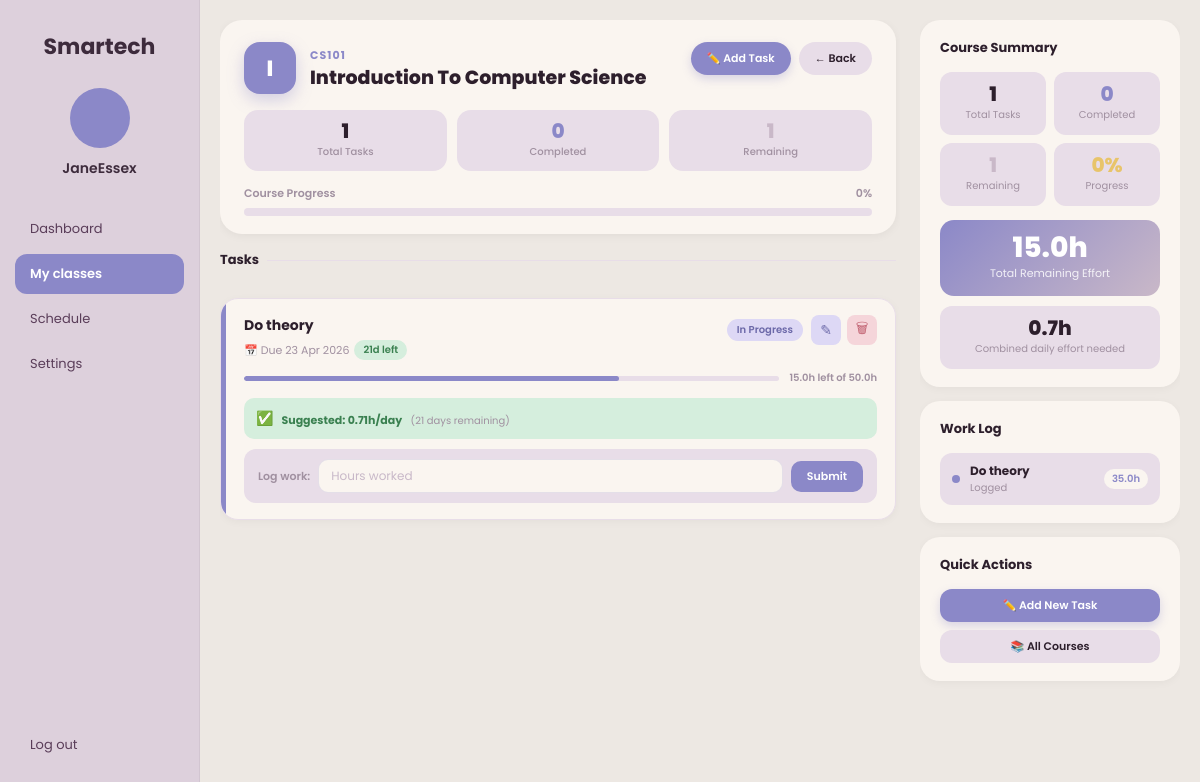
/course/1 (signed in), run on the app's committed database.
### models.py (models this page shows, shortened)
class User(UserMixin, db.Model):
    id = db.Column(db.Integer, primary_key=True)
    username = db.Column(db.String(100), unique=True, nullable=False)
    email = db.Column(db.String(150), unique=True, nullable=False)
    password_hash = db.Column(db.String(200), nullable=False)
    is_admin = db.Column(db.Boolean, default=False, nullable=False)
    courses = db.relationship('Course', backref='user', lazy=True)
    tasks = db.relationship('Task', backref='user', lazy=True)
    otp_code = db.Column(db.String(6), nullable=True)
    otp_expiry = db.Column(db.DateTime, nullable=True)

class Course(db.Model):
    id = db.Column(db.Integer, primary_key=True)
    course_name = db.Column(db.String(150), nullable=False)
    course_code = db.Column(db.String(50), nullable=False)
    user_id = db.Column(db.Integer, db.ForeignKey('user.id'), nullable=False)
    tasks = db.relationship('Task', backref='course', lazy=True)

class Task(db.Model):
    id = db.Column(db.Integer, primary_key=True)
    title = db.Column(db.String(200), nullable=False)
    description = db.Column(db.Text, nullable=True)
    deadline = db.Column(db.Date, nullable=False)
    total_effort_hours = db.Column(db.Float, nullable=False)
    remaining_effort_hours = db.Column(db.Float, nullable=False)
    created_at = db.Column(db.DateTime, default=datetime.utcnow)
    user_id = db.Column(db.Integer, db.ForeignKey('user.id'), nullable=False)
    course_id = db.Column(db.Integer, db.ForeignKey('course.id'), nullable=False)
    progress_logs = db.relationship('ProgressLog', backref='task', lazy=True)

class ProgressLog(db.Model):
    id = db.Column(db.Integer, primary_key=True)
    date = db.Column(db.Date, default=lambda: datetime.utcnow().date())
    effort_completed_hours = db.Column(db.Float, nullable=False)
    task_id = db.Column(db.Integer, db.ForeignKey('task.id'), nullable=False)

### app.py (the view)
@app.route("/course/<int:course_id>")
@login_required
def course_detail(course_id):
    course = Course.query.get_or_404(course_id)
    if course.user_id != current_user.id:
        return "Unauthorized", 403
    tasks = Task.query.filter_by(course_id=course.id).all()
    return render_template(
        "course_detail.html",
        course=course,
        tasks=tasks,
        today=date.today()
    )

### app.py (called while the page is built)
@login_manager.user_loader
def load_user(user_id):
    return User.query.get(int(user_id))

### templates/course_detail.html (shortened to what this page needs)
{% extends "base.html" %}
{% block content %}
{% set total_tasks     = tasks | length %}
{% set done_tasks      = tasks | selectattr('remaining_effort_hours', 'equalto', 0) | list | length %}
{% set remaining_tasks = total_tasks - done_tasks %}
{% set total_effort    = tasks | sum(attribute='remaining_effort_hours') %}
{% set pct_done        = ((done_tasks / total_tasks) * 100) | round | int if total_tasks > 0 else 0 %}
{% set accent_colors   = ['#8b88c8','#c9b8c8','#e8c46a','#a8c8a8','#d9a3b3'] %}
<div class="cd-main">
  <div class="course-hero">
    <div class="hero-top">
      <div class="hero-identity">
        <div class="hero-icon">{{ course.course_name[0].upper() }}</div>
        <div class="hero-text">
          <div class="hero-code">{{ course.course_code }}</div>
          <h2 class="hero-name">{{ course.course_name }}</h2>
        </div>
      </div>
      <div class="hero-actions">
        <a href="{{ url_for('add_task') }}" class="hero-btn btn-add">✏️ Add Task</a>
        <a href="{{ url_for('courses') }}" class="hero-btn btn-back">← Back</a>
      </div>
    </div>
    <div class="hero-progress">
      <div class="prog-stat">
        <div class="prog-stat-num">{{ total_tasks }}</div>
        <div class="prog-stat-label">Total Tasks</div>
      </div>
      <div class="prog-stat">
        <div class="prog-stat-num" style="color:var(--purple);">{{ done_tasks }}</div>
        <div class="prog-stat-label">Completed</div>
      </div>
      <div class="prog-stat">
        <div class="prog-stat-num" style="color:var(--pink);">{{ remaining_tasks }}</div>
        <div class="prog-stat-label">Remaining</div>
      </div>
    </div>
    <div class="progress-row">
      <div class="progress-label">
        <span>Course Progress</span>
        <span>{{ pct_done }}%</span>
      </div>
      <div class="progress-track">
      </div>
    </div>
  </div>
  <p class="section-title">Tasks</p>
  {% if tasks %}
    {% for task in tasks | sort(attribute='deadline') %}
      {% set days_left = (task.deadline - today).days %}
      {% set done = task.remaining_effort_hours == 0 %}
      {% set pct_task = (((task.total_effort_hours - task.remaining_effort_hours) / task.total_effort_hours) * 100) | round | int if task.total_effort_hours > 0 else 0 %}
      <div class="task-card" style="animation-delay:{{ 0.05 + loop.index0 * 0.06 }}s">
        <div class="task-card-inner">
          <div class="task-accent" style="background:{{ accent_colors[loop.index0 % 5] }};"></div>
          <div class="task-body">
            <div class="task-top-row">
              <div>
                <div class="task-title">{{ task.title }}</div>
                <div class="task-deadline">
                  📅 Due {{ task.deadline.strftime('%d %b %Y') }}
                  {% if done %}
                    <span class="deadline-pill pill-green">✓ done</span>
                  {% elif days_left < 0 %}
                    <span class="deadline-pill pill-red">⚠ overdue</span>
                  {% elif days_left <= 3 %}
                    <span class="deadline-pill pill-yellow">{{ days_left }}d left</span>
                  {% else %}
                    <span class="deadline-pill pill-green">{{ days_left }}d left</span>
                  {% endif %}
                </div>
              </div>
              <div style="display:flex; align-items:center; gap:8px;">
                {% if done %}
                  <span class="status-badge status-done">Completed</span>
                {% elif task.remaining_effort_hours < task.total_effort_hours %}
                  <span class="status-badge status-inprogress">In Progress</span>
                {% else %}
                  <span class="status-badge status-notstarted">Not Started</span>
                {% endif %}
                <div class="task-actions">
                  <a href="{{ url_for('edit_task', task_id=task.id) }}" class="icon-btn icon-edit" title="Edit">✎</a>
                  <a href="{{ url_for('delete_task', task_id=task.id) }}" class="icon-btn icon-delete" title="Delete"
                     onclick="return confirm('Delete this task?')">🗑</a>
                </div>
              </div>
            </div>
            <div class="effort-row">
              <div class="effort-track">
                <div class="effort-fill" style="width:{{ pct_task }}%; background:{{ accent_colors[loop.index0 % 5] }};"></div>
              </div>
              <span class="effort-label">{{ task.remaining_effort_hours }}h left of {{ task.total_effort_hours }}h</span>
            </div>
            {% if not done %}
              {% if days_left > 0 %}
                {% set daily = (task.remaining_effort_hours / days_left) | round(2) %}
                {% set overload = daily > 4 %}
              {% else %}
                {% set daily = task.remaining_effort_hours %}
                {% set overload = true %}
              {% endif %}
              <div class="daily-effort-row" style="
                background: {% if overload %}#f5d5da{% elif daily > 2 %}#fdf0d0{% else %}#d5eedd{% endif %};
                border-radius: 10px; padding: 8px 12px;
                display: flex; align-items: center; gap: 8px;
                margin-bottom: 10px;
              ">
                <span style="font-size:14px;">{% if overload %}⚠️{% elif daily > 2 %}⏳{% else %}✅{% endif %}</span>
                <div style="flex:1;">
                  <span style="font-size:11px; font-weight:700;
                    color: {% if overload %}#c06070{% elif daily > 2 %}#a07820{% else %}#3a8050{% endif %};">
                    Suggested: {{ daily }}h/day
                  </span>
                  <span style="font-size:10px; color:var(--text-muted); margin-left:6px;">
                    ({{ days_left if days_left >= 0 else 0 }} day{{ 's' if days_left != 1 }} remaining)
                  </span>
                </div>
              </div>
            {% endif %}
            {% if not done %}
            <form method="POST" action="{{ url_for('log_progress', task_id=task.id) }}">
              <div class="log-row">
                <span style="font-size:11px; font-weight:600; color:var(--text-muted); white-space:nowrap;">Log work:</span>
                <input class="log-input" type="number" step="0.1" min="0.1"
                       name="hours_logged" placeholder="Hours worked" required>
                <button class="log-btn" type="submit">Submit</button>
              </div>
            </form>
            {% else %}
            <div class="log-row" style="justify-content:center;">
              <span style="font-size:12px; color:#3a8050; font-weight:600;">🎉 Task completed!</span>
            </div>
            {% endif %}
          </div>
        </div>
      </div>
    {% endfor %}
  {% else %}
    <div class="empty-tasks">
      <div class="emoji">📋</div>
      <p>No tasks for this course yet.</p>
      <a href="{{ url_for('add_task') }}" class="hero-btn btn-add" style="display:inline-flex;">✏️ Add First Task</a>
    </div>
  {% endif %}
</div>
<div class="cd-sidebar">
  <div class="side-card" style="animation-delay:0.08s">
    <p class="side-title">Course Summary</p>
    <div class="summary-grid">
      <div class="sum-box">
        <div class="sum-num">{{ total_tasks }}</div>
        <div class="sum-label">Total Tasks</div>
      </div>
      <div class="sum-box">
        <div class="sum-num" style="color:var(--purple);">{{ done_tasks }}</div>
        <div class="sum-label">Completed</div>
      </div>
      <div class="sum-box">
        <div class="sum-num" style="color:var(--pink);">{{ remaining_tasks }}</div>
        <div class="sum-label">Remaining</div>
      </div>
      <div class="sum-box">
        <div class="sum-num" style="color:var(--gold);">{{ pct_done }}%</div>
        <div class="sum-label">Progress</div>
      </div>
    </div>
    <div class="effort-highlight">
      <div class="num">{{ total_effort }}h</div>
      <div class="lbl">Total Remaining Effort</div>
    </div>
    {% set active_tasks = tasks | rejectattr('remaining_effort_hours', 'equalto', 0) | list %}
    {% if active_tasks %}
      {% set avg_daily = namespace(val=0) %}
      {% for task in active_tasks %}
        {% set dl = (task.deadline - today).days %}
        {% if dl > 0 %}
          {% set avg_daily.val = avg_daily.val + (task.remaining_effort_hours / dl) %}
        {% else %}
          {% set avg_daily.val = avg_daily.val + task.remaining_effort_hours %}
        {% endif %}
      {% endfor %}
      <div style="margin-top:10px; background:var(--card-bg2); border-radius:12px; padding:12px; text-align:center;">
        <div style="font-size:20px; font-weight:800; color:var(--text-dark); line-height:1; margin-bottom:3px;">
          {{ avg_daily.val | round(1) }}h
        </div>
        <div style="font-size:10px; color:var(--text-muted);">Combined daily effort needed</div>
      </div>
    {% endif %}
  </div>
  <div class="side-card" style="animation-delay:0.14s">
    <p class="side-title">Work Log</p>
    {% set all_logs = [] %}
    {% for task in tasks %}
      {% for log in task.progress_logs %}
        {% set _ = all_logs.append({'task': task.title, 'log': log}) %}
      {% endfor %}
    {% endfor %}
    {% if all_logs %}
      <div class="log-history">
        {% for entry in all_logs[-6:] | reverse %}
        <div class="log-entry" style="animation-delay:{{ loop.index0 * 0.05 }}s">
          <div class="log-dot"></div>
          <div class="log-info">
            <div class="log-hours">{{ entry.task | truncate(20, True, '…') }}</div>
            <div class="log-date">
              {% if entry.log.logged_at is defined %}
                {{ entry.log.logged_at.strftime('%d %b %Y') }}
              {% else %}
                Logged
              {% endif %}
            </div>
          </div>
          <span class="log-badge">{{ entry.log.effort_completed_hours }}h</span>
        </div>
        {% endfor %}
      </div>
    {% else %}
      <p style="font-size:12px; color:var(--text-muted); text-align:center; padding:16px 0;">
        No work logged yet.<br>Start tracking your progress above!
      </p>
    {% endif %}
  </div>
  <div class="side-card" style="animation-delay:0.20s">
    <p class="side-title">Quick Actions</p>
    <a href="{{ url_for('add_task') }}" class="hero-btn btn-add" style="width:100%; justify-content:center; margin-bottom:8px; border-radius:12px;">
      ✏️ Add New Task
    </a>
    <a href="{{ url_for('courses') }}" class="hero-btn btn-back" style="width:100%; justify-content:center; border-radius:12px;">
      📚 All Courses
    </a>
  </div>
</div>
{% endblock %}

### templates/base.html (shortened to what this page needs)
<!DOCTYPE html>
<html lang="en">
<head>
</head>
<body>
    {% if current_user.is_authenticated and request.endpoint not in ['login', 'register', 'verify_otp'] %}
    <nav id="sidebar">
        <div class="logo">Smartech</div>
        <div class="user-profile">
            <div></div>
            <div style="font-weight:600; font-size:14px; color:#3d2b3c;">
                {{ current_user.username }}
            </div>
        </div>
        <div class="nav-links">
            <a href="{{ url_for('dashboard') }}"
               class="nav-item {% if request.endpoint == 'dashboard' %}active{% endif %}">
               Dashboard
            </a>
            <a href="{{ url_for('courses') }}"
               class="nav-item {% if request.endpoint in ['courses', 'course_detail'] %}active{% endif %}">
               My classes
            </a>
            <a href="{{ url_for('schedule') }}"
               class="nav-item {% if request.endpoint == 'schedule' %}active{% endif %}">
               Schedule
            </a>
            <a href="{{ url_for('settings') }}"
               class="nav-item {% if request.endpoint == 'settings' %}active{% endif %}">
               Settings
            </a>
        </div>
        <a href="{{ url_for('logout') }}" class="nav-item">Log out</a>
    </nav>
    {% endif %}
    <main>
        {% block content %}{% endblock %}
    </main>
</body>
</html>

### templates/base.html (style rules this page uses)
:root { --purple: #8b88c8; --pink: #c9b8c8; --gold: #e8c46a; --bg-main: #ede8e3; --card-bg: #faf5f0; --card-bg2: #e8dde8; --sidebar-bg: #ddd0dc; --text-dark: #2d1f2c; --text-muted: #a090a0; }
* { box-sizing: border-box; }
body { font-family: 'Poppins', sans-serif; background-color: var(--bg-main); margin: 0; padding: 0; display: flex; height: 100vh; width: 100vw; overflow: hidden; }
nav { width: 200px; background-color: var(--sidebar-bg); padding: 30px 15px; display: flex; flex-direction: column; flex-shrink: 0; border-right: 1px solid rgba(0,0,0,0.05); transition: transform 0.3s ease; z-index: 100; }
.logo { font-size: 22px; font-weight: 700; color: #3d2b3c; margin-bottom: 25px; text-align: center; }
.user-profile { text-align: center; margin-bottom: 30px; }
.user-profile div:first-child { width: 60px; height: 60px; border-radius: 50%; background: var(--purple); margin: 0 auto 10px; }
.nav-links { flex-grow: 1; }
.nav-item { display: flex; align-items: center; padding: 10px 15px; color: #5a3d59; text-decoration: none; border-radius: 12px; margin-bottom: 5px; font-size: 13px; transition: background 0.2s ease, transform 0.15s ease; }
.nav-item.active { background: var(--purple); color: white; font-weight: 600; }
main { flex: 1; display: grid; grid-template-columns: 1fr 260px; gap: 20px; padding: 20px; height: 100%; overflow: hidden; box-sizing: border-box; min-width: 0; }

### data on the page
User: username "JaneEssex"
Course: course_name "I", course_code "CS101", course_name "Introduction To Computer Science"
Task: title "Do theory", deadline "23 Apr 2026", shows "In Progress", {{ pct_task }} 70 (drawn), remaining_effort_hours "15.0", total_effort_hours "50.0", daily "0.71", task "Do theory", log.effort_completed_hours "35.0"

### other printed values
{{ total_tasks }} "1"
{{ done_tasks }} "0"
{{ remaining_tasks }} "1"
{{ pct_done }} "0"
{{ total_effort }} "15.0"
{{ avg_daily.val | round(1) }} "0.7"
